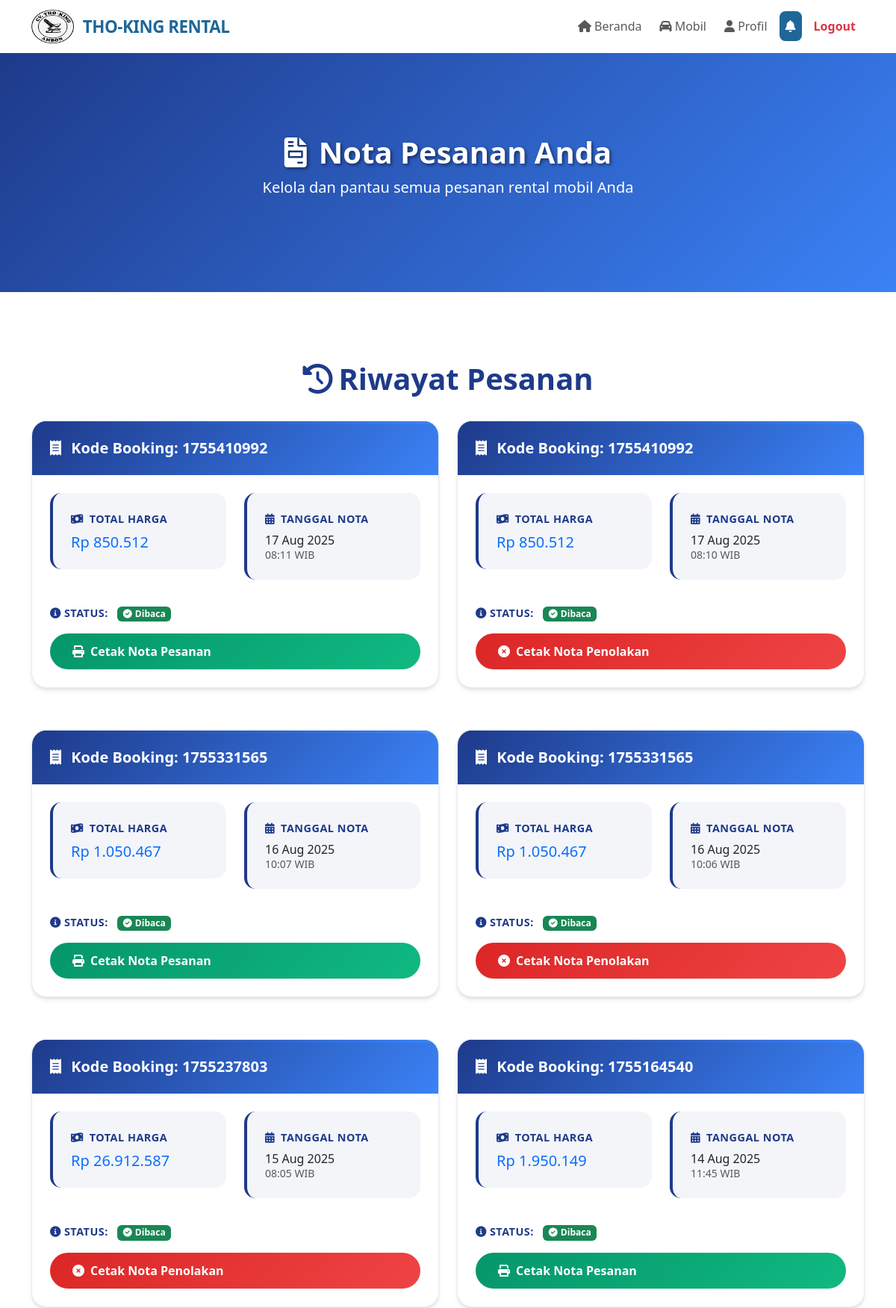
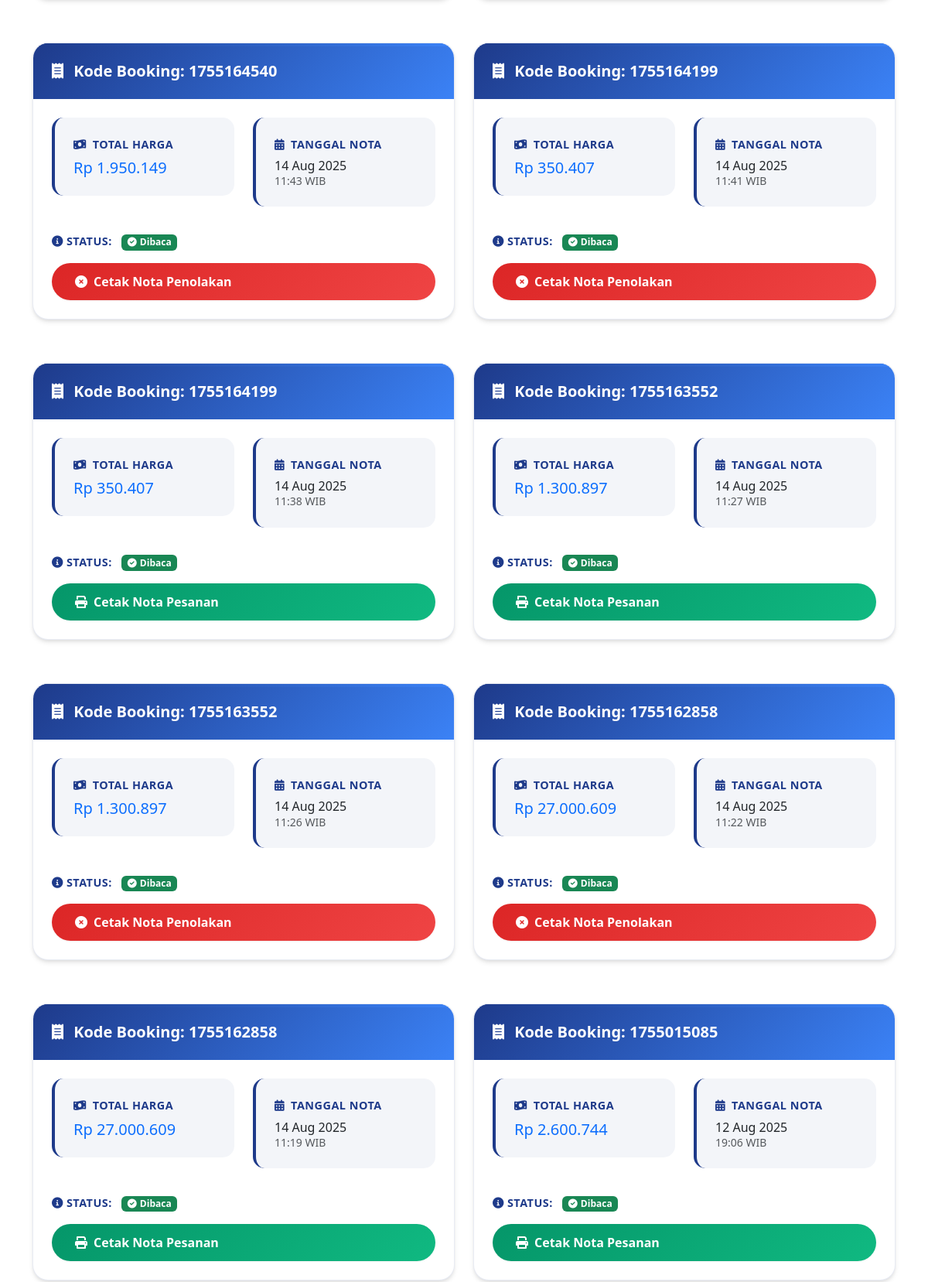
The page /nota_pesanan.php (signed in, upper part) on the database its author committed (2 pictures, top to bottom).
### tables this page shows
CREATE TABLE `nota` (
  `id_nota` int(11) NOT NULL,
  `id_login` int(11) DEFAULT NULL,
  `id_booking` int(11) DEFAULT NULL,
  `kode_booking` varchar(50) DEFAULT NULL,
  `total_harga` bigint(20) DEFAULT NULL,
  `tanggal` datetime DEFAULT NULL,
  `status` enum('belum_dibaca','dibaca') DEFAULT 'belum_dibaca',
  `jenis` enum('diterima','ditolak') NOT NULL DEFAULT 'diterima'
);

### nota_pesanan.php (the view, shortened to what this page needs)
<?php
require 'koneksi/koneksi.php';
$id_login = $_SESSION['USER']['id_login'];
$nota = $koneksi->prepare("SELECT * FROM nota WHERE id_login=? ORDER BY tanggal DESC");
$nota->execute([$id_login]);
$data = $nota->fetchAll(PDO::FETCH_ASSOC);
include 'header.php';
?>
<!DOCTYPE html>
<html lang="id">
<head>
    <link href="https://cdn.jsdelivr.net/npm/bootstrap@5.3.0/dist/css/bootstrap.min.css" rel="stylesheet">
    <link href="https://cdnjs.cloudflare.com/ajax/libs/font-awesome/6.5.0/css/all.min.css" rel="stylesheet">
    <link href="https://unpkg.com/aos@2.3.1/dist/aos.css" rel="stylesheet">
</head>
<body>
<section class="hero-section">
    <div class="hero-content">
        <h1 class="hero-title">
            <i class="fas fa-file-invoice me-3"></i>Nota Pesanan Anda
        </h1>
        <p class="lead">Kelola dan pantau semua pesanan rental mobil Anda</p>
    </div>
</section>
<div class="container section-padding">
    <div class="row">
        <div class="col-12">
            <h2 class="section-title" data-aos="fade-up">
                <i class="fas fa-history me-2"></i>Riwayat Pesanan
            </h2>
        </div>
    </div>
    <?php if ($data): ?>
        <div class="row">
            <?php foreach ($data as $index => $row): ?>
                <div class="col-lg-6 mb-4" data-aos="fade-up" data-aos-delay="<?php echo $index * 100; ?>">
                    <div class="modern-card">
                        <div class="card-header-modern">
                            <h5>
                                <i class="fas fa-receipt me-2"></i>
                                Kode Booking: <?= htmlspecialchars($row['kode_booking']); ?>
                            </h5>
                        </div>
                        <div class="card-body p-4">
                            <div class="row">
                                <div class="col-md-6">
                                    <div class="info-box">
                                        <div class="info-label">
                                            <i class="fas fa-money-bill-wave me-2"></i>Total Harga
                                        </div>
                                        <div class="h5 mb-0 text-primary">
                                            Rp <?= number_format($row['total_harga'], 0, ',', '.'); ?>
                                        </div>
                                    </div>
                                </div>
                                <div class="col-md-6">
                                    <div class="info-box">
                                        <div class="info-label">
                                            <i class="fas fa-calendar-alt me-2"></i>Tanggal Nota
                                        </div>
                                        <div class="h6 mb-0">
                                            <?= date('d M Y', strtotime($row['tanggal'])); ?>
                                            <br>
                                            <small class="text-muted"><?= date('H:i', strtotime($row['tanggal'])); ?> WIB</small>
                                        </div>
                                    </div>
                                </div>
                            </div>
                            <div class="row mt-3">
                                <div class="col-12">
                                    <div class="d-flex justify-content-between align-items-center">
                                        <div>
                                            <span class="info-label me-2">
                                                <i class="fas fa-info-circle me-1"></i>Status:
                                            </span>
                                            <?php if ($row['status'] == 'dibaca'): ?>
                                                <span class="badge bg-success badge-status">
                                                    <i class="fas fa-check-circle me-1"></i>Dibaca
                                                </span>
                                            <?php else: ?>
                                                <span class="badge bg-warning text-dark badge-status">
                                                    <i class="fas fa-clock me-1"></i>Belum Dibaca
                                                </span>
                                            <?php endif; ?>
                                        </div>
                                    </div>
                                </div>
                            </div>
                            <div class="row mt-3">
                                <div class="col-12">
                                    <?php
                                    $jenis = strtolower($row['jenis']);
                                    $isRejected = ($jenis === 'ditolak');
                                    $btnClass = $isRejected ? 'btn-danger-modern' : 'btn-success-modern';
                                    $btnLabel = $isRejected ? 'Cetak Nota Penolakan' : 'Cetak Nota Pesanan';
                                    $btnIcon = $isRejected ? 'fas fa-times-circle' : 'fas fa-print';
                                    ?>
                                    <a href="cetak_nota.php?id=<?= $row['id_nota']; ?>"
                                       target="_blank"
                                       class="btn-modern <?= $btnClass; ?> w-100">
                                        <i class="<?= $btnIcon; ?> me-2"></i><?= $btnLabel; ?>
                                    </a>
                                </div>
                            </div>
                        </div>
                    </div>
                </div>
            <?php endforeach; ?>
        </div>
    <?php endif; ?>
</div>
<?php include 'footer.php'; ?>
</body>
</html>

### header.php (style rules this page uses)
body { font-family: 'Inter', sans-serif; background: #f8f9fa; color: #6d7176ff; }

### nota_pesanan.php (style rules this page uses)
body { font-family: 'Poppins', sans-serif; background-color: #f8fafc; color: #1e293b; line-height: 1.6; }
.hero-section { position: relative; height: 40vh; min-height: 300px; overflow: hidden; background: linear-gradient(135deg, #1e3a8a, #3b82f6); display: flex; align-items: center; justify-content: center; margin-bottom: 2rem; }
.hero-content { text-align: center; color: white; z-index: 2; }
.hero-title { font-size: 2.5rem; font-weight: 700; margin-bottom: 0.5rem; text-shadow: 2px 2px 4px rgba(0,0,0,0.5); }
.section-padding { padding: 60px 0; }
.modern-card { background: #ffffff; border-radius: 20px; box-shadow: 0 4px 6px -1px rgba(0, 0, 0, 0.1), 0 2px 4px -1px rgba(0, 0, 0, 0.06); transition: all 0.3s ease; overflow: hidden; position: relative; border: 1px solid rgba(30, 58, 138, 0.1); margin-bottom: 2rem; }
.modern-card::before { content: ''; position: absolute; top: 0; left: 0; right: 0; height: 4px; background: linear-gradient(90deg, #1e3a8a, #3b82f6); }
.card-header-modern { background: linear-gradient(135deg, #1e3a8a, #3b82f6); color: white; border: none; padding: 1.5rem; }
.card-header-modern h5 { margin: 0; font-weight: 600; font-size: 1.25rem; }
.info-box { background: rgba(30, 58, 138, 0.05); border-radius: 15px; padding: 1.5rem; margin-bottom: 1rem; border-left: 4px solid #1e3a8a; }
.info-label { font-weight: 600; color: #1e3a8a; margin-bottom: 0.5rem; font-size: 0.9rem; text-transform: uppercase; letter-spacing: 0.5px; }
.badge-status { font-size: 0.875rem; padding: 0.5rem 1rem; border-radius: 25px; font-weight: 600; }
.btn-modern { padding: 12px 30px; border-radius: 25px; font-weight: 600; border: none; transition: all 0.3s ease; box-shadow: 0 1px 2px 0 rgba(0, 0, 0, 0.05); background: linear-gradient(135deg, #1e3a8a, #3b82f6); color: white; text-decoration: none; display: inline-block; }
.btn-success-modern { background: linear-gradient(135deg, #059669, #10b981); }
.btn-danger-modern { background: linear-gradient(135deg, #dc2626, #ef4444); }
.section-title { font-size: 2.5rem; font-weight: 700; color: #1e3a8a; margin-bottom: 2rem; text-align: center; }

### rows shown on the page
nota: kode_booking "1755410992", total_harga "850.512", tanggal "17 Aug 2025", tanggal "08:11", status "dibaca" (drawn), jenis "Cetak Nota Pesanan"
nota: kode_booking "1755410992", total_harga "850.512", tanggal "17 Aug 2025", tanggal "08:10", status "dibaca" (drawn), jenis "Cetak Nota Penolakan"
nota: kode_booking "1755331565", total_harga "1.050.467", tanggal "16 Aug 2025", tanggal "10:07", status "dibaca" (drawn), jenis "Cetak Nota Pesanan"
nota: kode_booking "1755331565", total_harga "1.050.467", tanggal "16 Aug 2025", tanggal "10:06", status "dibaca" (drawn), jenis "Cetak Nota Penolakan"
nota: kode_booking "1755237803", total_harga "26.912.587", tanggal "15 Aug 2025", tanggal "08:05", status "dibaca" (drawn), jenis "Cetak Nota Penolakan"
nota: kode_booking "1755164540", total_harga "1.950.149", tanggal "14 Aug 2025", tanggal "11:45", status "dibaca" (drawn), jenis "Cetak Nota Pesanan"
nota: kode_booking "1755164540", total_harga "1.950.149", tanggal "14 Aug 2025", tanggal "11:43", status "dibaca" (drawn), jenis "Cetak Nota Penolakan"
nota: kode_booking "1755164199", total_harga "350.407", tanggal "14 Aug 2025", tanggal "11:41", status "dibaca" (drawn), jenis "Cetak Nota Penolakan"
nota: kode_booking "1755164199", total_harga "350.407", tanggal "14 Aug 2025", tanggal "11:38", status "dibaca" (drawn), jenis "Cetak Nota Pesanan"
nota: kode_booking "1755163552", total_harga "1.300.897", tanggal "14 Aug 2025", tanggal "11:27", status "dibaca" (drawn), jenis "Cetak Nota Pesanan"
nota: kode_booking "1755163552", total_harga "1.300.897", tanggal "14 Aug 2025", tanggal "11:26", status "dibaca" (drawn), jenis "Cetak Nota Penolakan"
nota: kode_booking "1755162858", total_harga "27.000.609", tanggal "14 Aug 2025", tanggal "11:22", status "dibaca" (drawn), jenis "Cetak Nota Penolakan"
nota: kode_booking "1755162858", total_harga "27.000.609", tanggal "14 Aug 2025", tanggal "11:19", status "dibaca" (drawn), jenis "Cetak Nota Pesanan"
nota: kode_booking "1755015085", total_harga "2.600.744", tanggal "12 Aug 2025", tanggal "19:06", status "dibaca" (drawn), jenis "Cetak Nota Pesanan"
